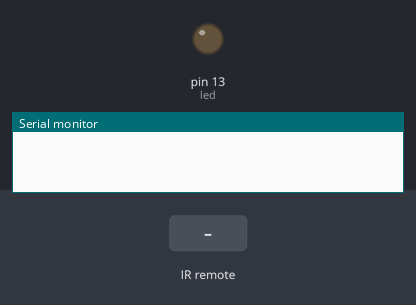
The sketch below on a simulated Arduino Uno, built with avr-gcc and run on an emulated ATmega328P. Parts: output pins drawn as LEDs (lit = HIGH), the last lines printed to the serial monitor. The inputs (shaded band) are chosen by the test bench.

Above: at 1.2 s.
1.3 s: infrared code 0xFF6897 received
At 1.7 s:
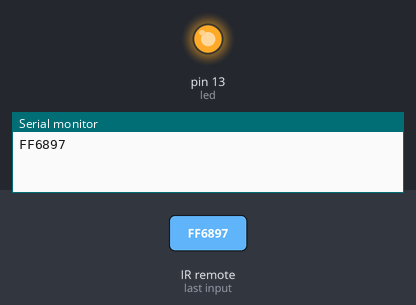
2.8 s: infrared code 0xFF30FC received
At 4.1 s:
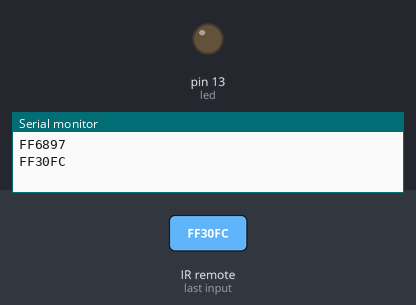
Timing chart, 0 to 5.8 s (numbered marks = the images above; inputs shaded):
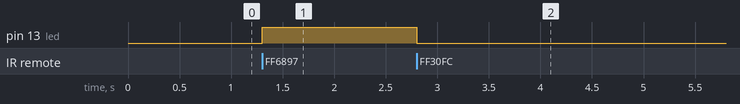

Measured:
- after the input at 1.3 s, pin 13 (led): LOW → HIGH at once
- after the input at 2.8 s, pin 13 (led): HIGH → LOW at once

The sketch:

controlcasaIR.ino
```cpp
#include <IRremote.h>

int receptor =11;
int led =13;
IRrecv irrecv (receptor);
decode_results codigo;

void setup() {
Serial.begin (9600);
irrecv.enableIRIn();
pinMode (led, OUTPUT);

}

void loop() {
 if (irrecv.decode (&codigo))
 {
  Serial.println (codigo.value, HEX);

  if ( codigo.value==0xFF6897)
  {
    digitalWrite (led, HIGH);
  }
  if (codigo.value==0xFF30FC)
  {
    digitalWrite (led, LOW);
  }
  delay (500);
  irrecv.resume ();
 }
}
```
